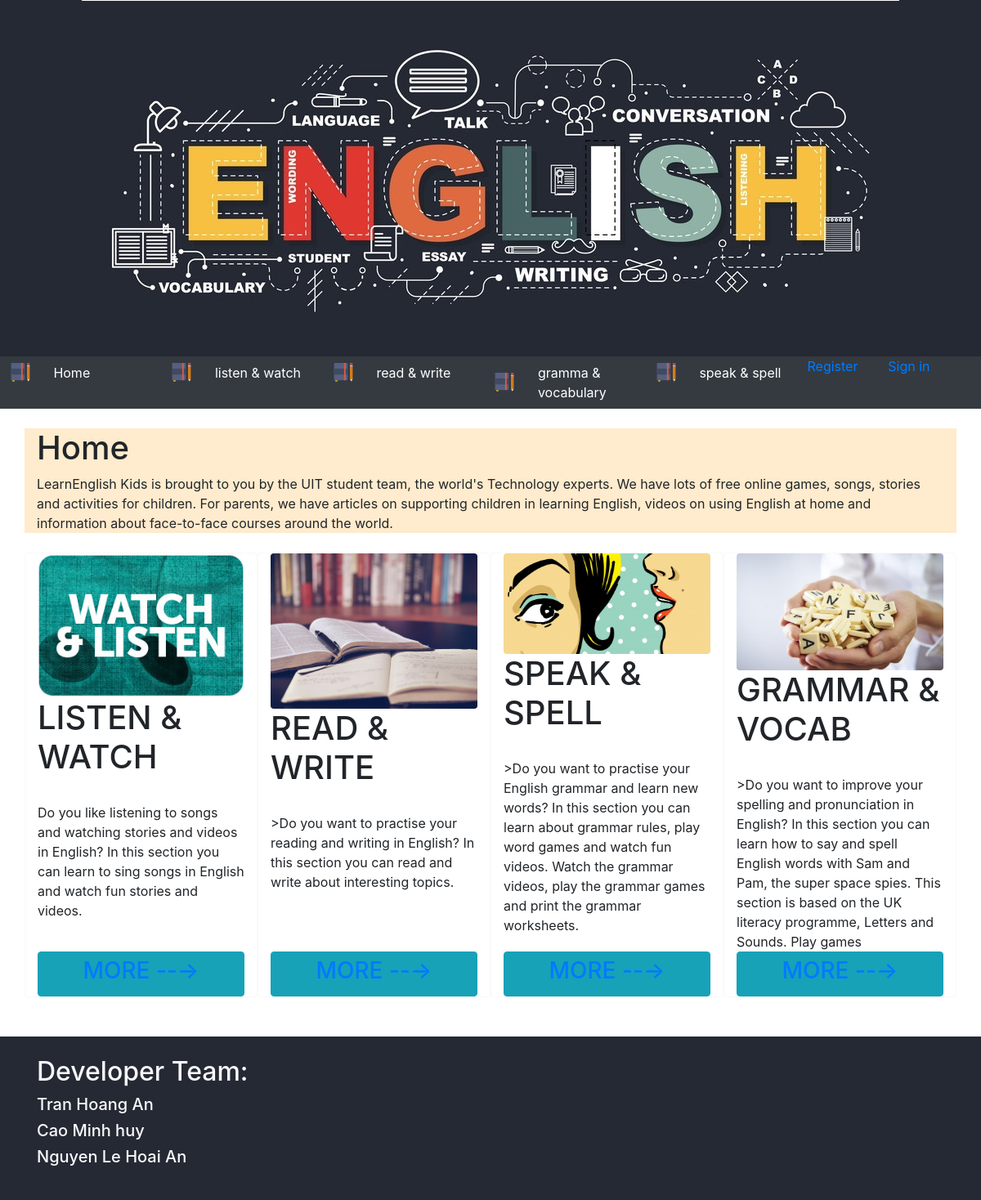
Before: / with the older database file.
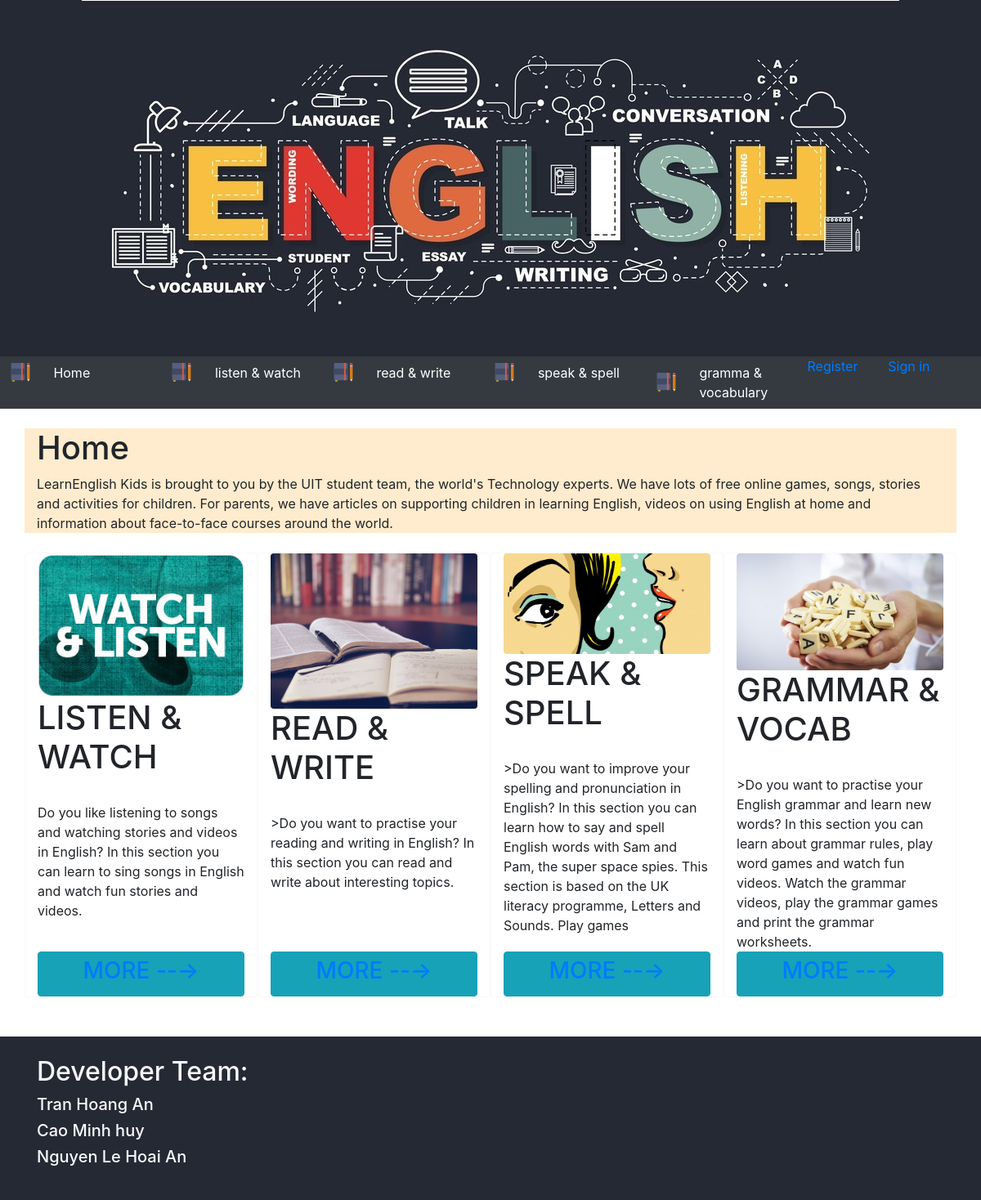
After: the same page with the newer database file.
### tables this page shows
CREATE TABLE CATEGORIES(
    CAT_ID INTEGER NOT NULL PRIMARY KEY AUTO_INCREMENT,
    CAT_NAME TINYTEXT,
    CAT_IMG TINYTEXT,
    CAT_CONTENT TINYTEXT
);

### Code/php/categories_management.php (called while the page is built)
<?php
function get_id_name_categories() {
        $sql    = 'SELECT CAT_NAME,CAT_ID FROM CATEGORIES';
        $result = $GLOBALS['conn']->query($sql);
        $catTittle = array();
        if ($result->num_rows > 0) {
            while ($row = $result->fetch_assoc()) {
                array_push($catTittle,$row['CAT_ID'],$row['CAT_NAME']);
            }
        }
        return $catTittle;
}
function get_content_categories($cat_id) {
        $formatted_id = intval($cat_id);
        $content = "";
        $sql    = "SELECT CAT_CONTENT FROM CATEGORIES WHERE CAT_ID = '$formatted_id' ";
        $result = $GLOBALS['conn']->query($sql);
        if ($result->num_rows > 0) {
            $row = $result->fetch_assoc();
            $content = $row['CAT_CONTENT'];
        }
        return $content;
}
?>

### Index.php (the view, shortened to what the changed rows need)
<?php
include('Code/php/categories_management.php');
?>
<!DOCTYPE html>
<html lang="en">
<head>
    <link rel="stylesheet" href="bootstrap/css/bootstrap.min.css">
    <link rel="stylesheet" href="myCss.css">
</head>
<body>
    <nav class="container-fluid bg-dark">
        <div class="row">
            <ul class="nav mr-auto col-12" id="nav-tab">
            <?php $id_name = get_id_name_categories(); ?>
                <li class="nav-item col-2">
                    <div class="row">
                        <img class="mx-auto my-auto d-block navicon-size" src="notebook.png">
                        <a class="col-9 nav-link my-auto text-white" href="Speak_Spell.html"><?php echo $id_name[5] ?></a>
                    </div>
                </li>
                <li class="nav-item col-2">
                    <div class="row">
                        <img class="mx-auto my-auto d-block navicon-size" src="notebook.png">
                        <a class="col-9 nav-link my-auto text-white" href="Grammar_Vocab.html"><?php echo $id_name[7] ?></a>
                    </div>
                </li>
            </ul>
        </div>
    </nav>
    <br>
    <div class="container intro">
        <h1>Home</h1>
    </div>
    <br>
    <div class="container">
        <div class="row row-eq-height">
            <div class="col-3 border border-light rounded overflow-auto d-flex flex-column">
                <h1>LISTEN & WATCH</h1>
                <br>
            </div>
            <div class="col-3 border border-light rounded d-flex flex-column">
                <h1>READ & WRITE</h1>
                <br>
            </div>
            <div class="col-3 border border-light rounded d-flex flex-column">
                <img class="d-block mx-auto img-fluid rounded" src="speak_spell.jpg">
                <h1>SPEAK & SPELL</h1>
                <br>
                <div style="word-wrap:break-word;">><?php echo get_content_categories($id_name[4])?> </div>
                <button class="mt-auto btn btn-info">
                    <h3>
                    </h3>
                </button>
            </div>
            <div class="col-3 border border-light rounded d-flex flex-column">
                <img class="d-block mx-auto img-fluid rounded" src="grammar_vocabulary.jpg">
                <h1>GRAMMAR & VOCAB</h1>
                <br>
                <div style="word-wrap:break-word;">><?php echo get_content_categories($id_name[6])?></div>
                <button class="mt-auto btn btn-info">
                    <h3>
                    </h3>
                </button>
            </div>
        </div>
    </div>
    <br>
    <br>
    <div class="container-fluid" id="footer">
        <div class="container">
            <br>
            <h2 class="text-light">Developer Team:</h2>
        </div>
    </div>
</body>
</html>

Changed rows visible on the page:
changed categories: CAT_CONTENT "Do you want to practise your English grammar and learn new words? In this section you can learn about grammar rules, play word games and watch fun videos. Watch the grammar videos, play the grammar games and print the grammar worksheets." → "Do you want to improve your spelling and pronunciation in English? In this section you can learn how to say and spell English words with Sam and Pam, the super space spies. This section is based on the UK literacy programme, Letters and Sounds. Play games"
changed categories: CAT_CONTENT "Do you want to improve your spelling and pronunciation in English? In this section you can learn how to say and spell English words with Sam and Pam, the super space spies. This section is based on the UK literacy programme, Letters and Sounds. Play games" → "Do you want to practise your English grammar and learn new words? In this section you can learn about grammar rules, play word games and watch fun videos. Watch the grammar videos, play the grammar games and print the grammar worksheets."
Other visible differences:
$id_name[5]: "gramma & vocabulary" → "speak & spell"
$id_name[7]: "speak & spell" → "gramma & vocabulary"
